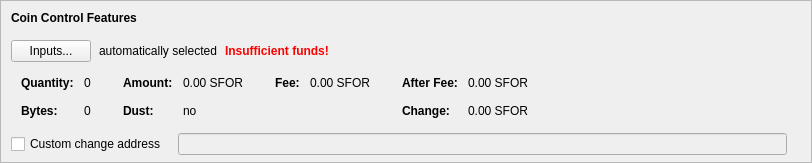
    <widget class="QFrame" name="frameCoinControl">
     <property name="sizePolicy">
      <sizepolicy hsizetype="Expanding" vsizetype="Expanding">
       <horstretch>0</horstretch>
       <verstretch>0</verstretch>
      </sizepolicy>
     </property>
     <property name="maximumSize">
      <size>
       <width>16777215</width>
       <height>16777215</height>
      </size>
     </property>
     <property name="frameShape">
      <enum>QFrame::StyledPanel</enum>
     </property>
     <property name="frameShadow">
      <enum>QFrame::Sunken</enum>
     </property>
     <layout class="QVBoxLayout" name="verticalLayoutCoinControl2">
      <property name="spacing">
       <number>0</number>
      </property>
      <property name="leftMargin">
       <number>0</number>
      </property>
      <property name="topMargin">
       <number>0</number>
      </property>
      <property name="rightMargin">
       <number>0</number>
      </property>
      <property name="bottomMargin">
       <number>6</number>
      </property>
      <item>
       <layout class="QVBoxLayout" name="verticalLayoutCoinControl" stretch="0,0,0,0,1">
        <property name="spacing">
         <number>0</number>
        </property>
        <property name="leftMargin">
         <number>10</number>
        </property>
        <property name="topMargin">
         <number>10</number>
        </property>
        <item>
         <layout class="QHBoxLayout" name="horizontalLayoutCoinControl1">
          <property name="bottomMargin">
           <number>15</number>
          </property>
          <item>
           <widget class="QLabel" name="labelCoinControlFeatures">
            <property name="sizePolicy">
             <sizepolicy hsizetype="Preferred" vsizetype="Maximum">
              <horstretch>0</horstretch>
              <verstretch>0</verstretch>
             </sizepolicy>
            </property>
            <property name="font">
             <font>
              <weight>75</weight>
              <bold>true</bold>
             </font>
            </property>
            <property name="styleSheet">
             <string notr="true">font-weight:bold;</string>
            </property>
            <property name="text">
             <string>Coin Control Features</string>
            </property>
           </widget>
          </item>
         </layout>
        </item>
        <item>
         <layout class="QHBoxLayout" name="horizontalLayoutCoinControl2" stretch="0,0,0,0">
          <property name="spacing">
           <number>8</number>
          </property>
          <property name="bottomMargin">
           <number>10</number>
          </property>
          <item>
           <widget class="QPushButton" name="pushButtonCoinControl">
            <property name="styleSheet">
             <string notr="true"/>
            </property>
            <property name="text">
             <string>Inputs...</string>
            </property>
            <property name="autoDefault">
             <bool>false</bool>
            </property>
           </widget>
          </item>
          <item>
           <widget class="QLabel" name="labelCoinControlAutomaticallySelected">
            <property name="text">
             <string>automatically selected</string>
            </property>
            <property name="margin">
             <number>5</number>
            </property>
           </widget>
          </item>
          <item>
           <widget class="QLabel" name="labelCoinControlInsuffFunds">
            <property name="font">
             <font>
              <weight>75</weight>
              <bold>true</bold>
             </font>
            </property>
            <property name="styleSheet">
             <string notr="true">color:red;font-weight:bold;</string>
            </property>
            <property name="text">
             <string>Insufficient funds!</string>
            </property>
            <property name="margin">
             <number>5</number>
            </property>
           </widget>
          </item>
          <item>
           <spacer name="horizontalSpacerCoinControl">
            <property name="orientation">
             <enum>Qt::Horizontal</enum>
            </property>
            <property name="sizeHint" stdset="0">
             <size>
              <width>40</width>
              <height>1</height>
             </size>
            </property>
           </spacer>
          </item>
         </layout>
        </item>
        <item>
         <widget class="QWidget" name="widgetCoinControl" native="true">
          <property name="sizePolicy">
           <sizepolicy hsizetype="Preferred" vsizetype="Preferred">
            <horstretch>0</horstretch>
            <verstretch>0</verstretch>
           </sizepolicy>
          </property>
          <property name="minimumSize">
           <size>
            <width>0</width>
            <height>0</height>
           </size>
          </property>
          <property name="styleSheet">
           <string notr="true"/>
          </property>
          <layout class="QHBoxLayout" name="horizontalLayoutCoinControl5">
           <property name="leftMargin">
            <number>0</number>
           </property>
           <property name="topMargin">
            <number>0</number>
           </property>
           <property name="rightMargin">
            <number>0</number>
           </property>
           <property name="bottomMargin">
            <number>0</number>
           </property>
           <item>
            <layout class="QHBoxLayout" name="horizontalLayoutCoinControl3" stretch="0,0,0,1">
             <property name="spacing">
              <number>20</number>
             </property>
             <property name="topMargin">
              <number>0</number>
             </property>
             <property name="bottomMargin">
              <number>10</number>
             </property>
             <item>
              <layout class="QFormLayout" name="formLayoutCoinControl1">
               <property name="horizontalSpacing">
                <number>10</number>
               </property>
               <property name="verticalSpacing">
                <number>14</number>
               </property>
               <property name="leftMargin">
                <number>10</number>
               </property>
               <property name="topMargin">
                <number>4</number>
               </property>
               <property name="rightMargin">
                <number>6</number>
               </property>
               <item row="0" column="0">
                <widget class="QLabel" name="labelCoinControlQuantityText">
                 <property name="font">
                  <font>
                   <weight>75</weight>
                   <bold>true</bold>
                  </font>
                 </property>
                 <property name="text">
                  <string>Quantity:</string>
                 </property>
                 <property name="margin">
                  <number>0</number>
                 </property>
                </widget>
               </item>
               <item row="0" column="1">
                <widget class="QLabel" name="labelCoinControlQuantity">
                 <property name="cursor">
                  <cursorShape>IBeamCursor</cursorShape>
                 </property>
                 <property name="contextMenuPolicy">
                  <enum>Qt::ActionsContextMenu</enum>
                 </property>
                 <property name="text">
                  <string notr="true">0</string>
                 </property>
                 <property name="margin">
                  <number>0</number>
                 </property>
                 <property name="textInteractionFlags">
                  <set>Qt::LinksAccessibleByMouse|Qt::TextSelectableByKeyboard|Qt::TextSelectableByMouse</set>
                 </property>
                </widget>
               </item>
               <item row="1" column="0">
                <widget class="QLabel" name="labelCoinControlBytesText">
                 <property name="font">
                  <font>
                   <weight>75</weight>
                   <bold>true</bold>
                  </font>
                 </property>
                 <property name="text">
                  <string>Bytes:</string>
                 </property>
                </widget>
               </item>
               <item row="1" column="1">
                <widget class="QLabel" name="labelCoinControlBytes">
                 <property name="cursor">
                  <cursorShape>IBeamCursor</cursorShape>
                 </property>
                 <property name="contextMenuPolicy">
                  <enum>Qt::ActionsContextMenu</enum>
                 </property>
                 <property name="text">
                  <string notr="true">0</string>
                 </property>
                 <property name="textInteractionFlags">
                  <set>Qt::LinksAccessibleByMouse|Qt::TextSelectableByKeyboard|Qt::TextSelectableByMouse</set>
                 </property>
                </widget>
               </item>
              </layout>
             </item>
             <item>
              <layout class="QFormLayout" name="formLayoutCoinControl2">
               <property name="horizontalSpacing">
                <number>10</number>
               </property>
               <property name="verticalSpacing">
                <number>14</number>
               </property>
               <property name="leftMargin">
                <number>6</number>
               </property>
               <property name="topMargin">
                <number>4</number>
               </property>
               <property name="rightMargin">
                <number>6</number>
               </property>
               <item row="0" column="0">
                <widget class="QLabel" name="labelCoinControlAmountText">
                 <property name="font">
                  <font>
                   <weight>75</weight>
                   <bold>true</bold>
                  </font>
                 </property>
                 <property name="text">
                  <string>Amount:</string>
                 </property>
                 <property name="margin">
                  <number>0</number>
                 </property>
                </widget>
               </item>
               <item row="0" column="1">
                <widget class="QLabel" name="labelCoinControlAmount">
                 <property name="cursor">
                  <cursorShape>IBeamCursor</cursorShape>
                 </property>
                 <property name="contextMenuPolicy">
                  <enum>Qt::ActionsContextMenu</enum>
                 </property>
                 <property name="text">
                  <string notr="true">0.00 SFOR</string>
                 </property>
                 <property name="textInteractionFlags">
                  <set>Qt::LinksAccessibleByMouse|Qt::TextSelectableByKeyboard|Qt::TextSelectableByMouse</set>
                 </property>
                </widget>
               </item>
               <item row="1" column="0">
                <widget class="QLabel" name="labelCoinControlLowOutputText">
                 <property name="font">
                  <font>
                   <weight>75</weight>
                   <bold>true</bold>
                  </font>
                 </property>
                 <property name="text">
                  <string>Dust:</string>
                 </property>
                </widget>
               </item>
               <item row="1" column="1">
                <widget class="QLabel" name="labelCoinControlLowOutput">
                 <property name="cursor">
                  <cursorShape>IBeamCursor</cursorShape>
                 </property>
                 <property name="contextMenuPolicy">
                  <enum>Qt::ActionsContextMenu</enum>
                 </property>
                 <property name="text">
                  <string notr="true">no</string>
                 </property>
                 <property name="textInteractionFlags">
                  <set>Qt::LinksAccessibleByMouse|Qt::TextSelectableByKeyboard|Qt::TextSelectableByMouse</set>
                 </property>
                </widget>
               </item>
              </layout>
             </item>
             <item>
              <layout class="QFormLayout" name="formLayoutCoinControl3">
               <property name="horizontalSpacing">
                <number>10</number>
               </property>
               <property name="verticalSpacing">
                <number>14</number>
               </property>
               <property name="leftMargin">
                <number>6</number>
               </property>
               <property name="topMargin">
                <number>4</number>
               </property>
               <property name="rightMargin">
                <number>6</number>
               </property>
               <item row="0" column="0">
                <widget class="QLabel" name="labelCoinControlFeeText">
                 <property name="font">
                  <font>
                   <weight>75</weight>
                   <bold>true</bold>
                  </font>
                 </property>
                 <property name="text">
                  <string>Fee:</string>
                 </property>
                 <property name="margin">
                  <number>0</number>
                 </property>
                </widget>
               </item>
               <item row="0" column="1">
                <widget class="QLabel" name="labelCoinControlFee">
                 <property name="cursor">
                  <cursorShape>IBeamCursor</cursorShape>
                 </property>
                 <property name="contextMenuPolicy">
                  <enum>Qt::ActionsContextMenu</enum>
                 </property>
                 <property name="text">
                  <string notr="true">0.00 SFOR</string>
                 </property>
                 <property name="textInteractionFlags">
                  <set>Qt::LinksAccessibleByMouse|Qt::TextSelectableByKeyboard|Qt::TextSelectableByMouse</set>
                 </property>
                </widget>
               </item>
              </layout>
             </item>
             <item>
              <layout class="QFormLayout" name="formLayoutCoinControl4">
               <property name="horizontalSpacing">
                <number>10</number>
               </property>
               <property name="verticalSpacing">
                <number>14</number>
               </property>
               <property name="leftMargin">
                <number>6</number>
               </property>
               <property name="topMargin">
                <number>4</number>
               </property>
               <property name="rightMargin">
                <number>6</number>
               </property>
               <item row="0" column="0">
                <widget class="QLabel" name="labelCoinControlAfterFeeText">
                 <property name="font">
                  <font>
                   <weight>75</weight>
                   <bold>true</bold>
                  </font>
                 </property>
                 <property name="text">
                  <string>After Fee:</string>
                 </property>
                 <property name="margin">
                  <number>0</number>
                 </property>
                </widget>
               </item>
               <item row="0" column="1">
                <widget class="QLabel" name="labelCoinControlAfterFee">
                 <property name="cursor">
                  <cursorShape>IBeamCursor</cursorShape>
                 </property>
                 <property name="contextMenuPolicy">
                  <enum>Qt::ActionsContextMenu</enum>
                 </property>
                 <property name="text">
                  <string notr="true">0.00 SFOR</string>
                 </property>
                 <property name="textInteractionFlags">
                  <set>Qt::LinksAccessibleByMouse|Qt::TextSelectableByKeyboard|Qt::TextSelectableByMouse</set>
                 </property>
                </widget>
               </item>
               <item row="1" column="0">
                <widget class="QLabel" name="labelCoinControlChangeText">
                 <property name="font">
                  <font>
                   <weight>75</weight>
                   <bold>true</bold>
                  </font>
                 </property>
                 <property name="text">
                  <string>Change:</string>
                 </property>
                </widget>
               </item>
               <item row="1" column="1">
                <widget class="QLabel" name="labelCoinControlChange">
                 <property name="cursor">
                  <cursorShape>IBeamCursor</cursorShape>
                 </property>
                 <property name="contextMenuPolicy">
                  <enum>Qt::ActionsContextMenu</enum>
                 </property>
                 <property name="text">
                  <string notr="true">0.00 SFOR</string>
                 </property>
                 <property name="textInteractionFlags">
                  <set>Qt::LinksAccessibleByMouse|Qt::TextSelectableByKeyboard|Qt::TextSelectableByMouse</set>
                 </property>
                </widget>
               </item>
              </layout>
             </item>
            </layout>
           </item>
          </layout>
         </widget>
        </item>
        <item>
         <layout class="QHBoxLayout" name="horizontalLayoutCoinControl4" stretch="0,0,0">
          <property name="spacing">
           <number>12</number>
          </property>
          <property name="sizeConstraint">
           <enum>QLayout::SetDefaultConstraint</enum>
          </property>
          <property name="topMargin">
           <number>5</number>
          </property>
          <property name="rightMargin">
           <number>5</number>
          </property>
          <item>
           <widget class="QCheckBox" name="checkBoxCoinControlChange">
            <property name="toolTip">
             <string>If this is activated, but the change address is empty or invalid, change will be sent to a newly generated address.</string>
            </property>
            <property name="text">
             <string>Custom change address</string>
            </property>
           </widget>
          </item>
          <item>
           <widget class="QValidatedLineEdit" name="lineEditCoinControlChange">
            <property name="enabled">
             <bool>false</bool>
            </property>
            <property name="sizePolicy">
             <sizepolicy hsizetype="Expanding" vsizetype="Fixed">
              <horstretch>0</horstretch>
              <verstretch>0</verstretch>
             </sizepolicy>
            </property>
           </widget>
          </item>
          <item>
           <widget class="QLabel" name="labelCoinControlChangeLabel">
            <property name="sizePolicy">
             <sizepolicy hsizetype="Preferred" vsizetype="Expanding">
              <horstretch>0</horstretch>
              <verstretch>0</verstretch>
             </sizepolicy>
            </property>
            <property name="minimumSize">
             <size>
              <width>0</width>
              <height>0</height>
             </size>
            </property>
            <property name="text">
             <string/>
            </property>
            <property name="margin">
             <number>3</number>
            </property>
           </widget>
          </item>
         </layout>
        </item>
        <item>
         <spacer name="verticalSpacerCoinControl">
          <property name="orientation">
           <enum>Qt::Vertical</enum>
          </property>
          <property name="sizeHint" stdset="0">
           <size>
            <width>800</width>
            <height>1</height>
           </size>
          </property>
         </spacer>
        </item>
       </layout>
      </item>
     </layout>
    </widget>
